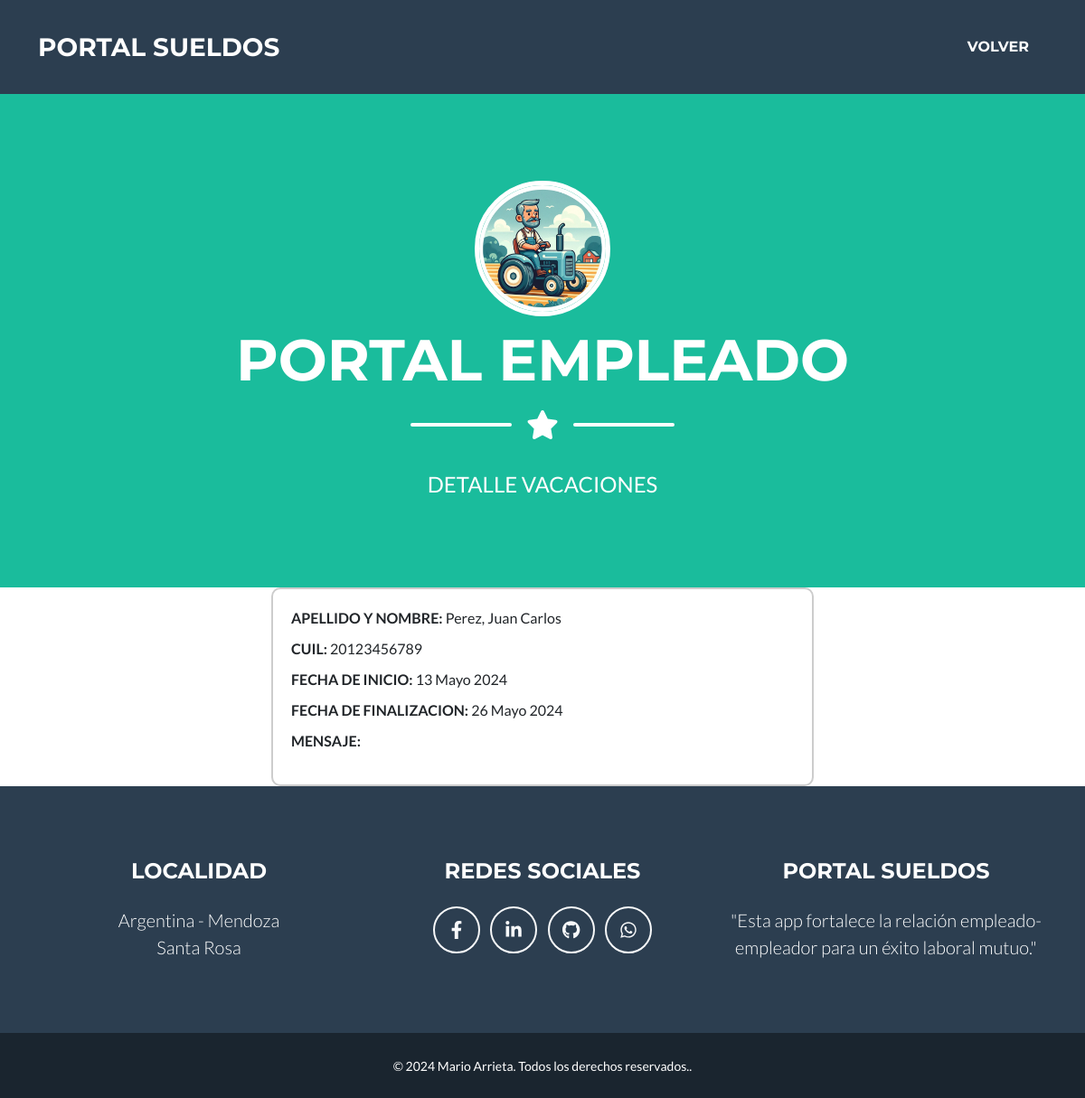
/empleado/vacaciones/detail/1, run on an earlier commit of the app's database.
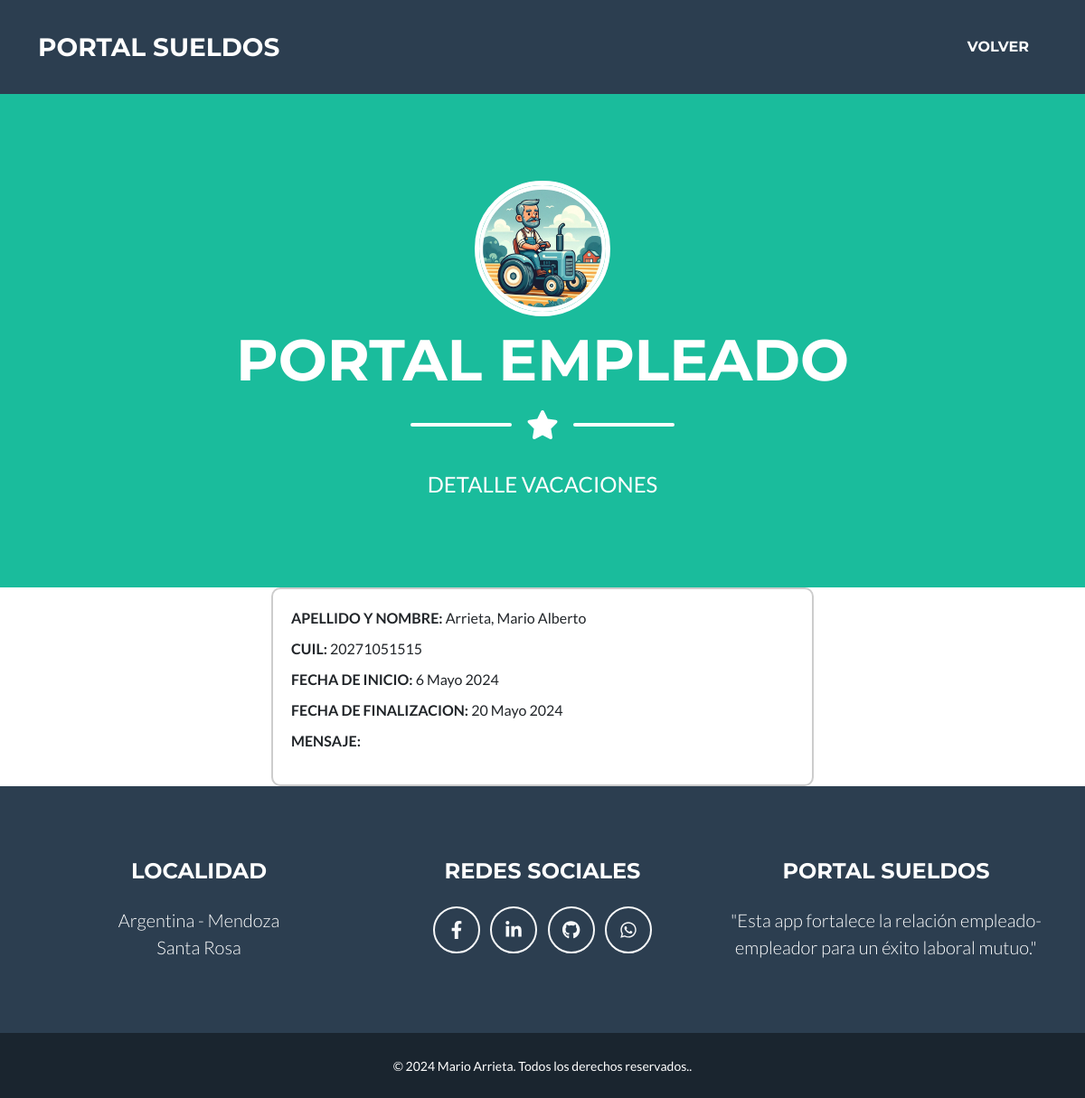
And on a later commit of the database.
### empleador/models.py (models this page shows, shortened)
class Vacaciones (models.Model):
    fecha_notificacion = models.DateField(auto_now=True, verbose_name="Fecha de Notificación")
    fecha_inicio = models.DateField(verbose_name="Fecha de Inicio")
    fecha_fin = models.DateField(verbose_name="Fecha de Finalizacion")
    período = models.PositiveIntegerField(validators=[validate_year_range], verbose_name="Corresponden al año")
    archivo_adjunto = models.FileField (null=True, blank=True, upload_to="archivos/vacaciones/", verbose_name="Archivo adjunto")
    visto = models.BooleanField (editable=False, default=False, verbose_name="Visto")
    empleado = models.ForeignKey (Empleado, on_delete=models.CASCADE, verbose_name= "Empleado")
    class Meta:
        verbose_name_plural = "Vacaciones"

class Empleado (models.Model):
    apellido = models.CharField(max_length=50, verbose_name="Apellido")
    nombre = models.CharField(max_length=50, verbose_name="Nombre")
    cuil = models.PositiveIntegerField(validators=[validate_cuil_length], unique=True, verbose_name="CUIL")
    fecha_ingreso = models.DateField(verbose_name="Fecha de ingreso")
    fecha_baja = models.DateField(null= True, blank = True, verbose_name="Fecha de baja")
    email = models.EmailField(verbose_name= "e-Mail ")
    empleador = models.ForeignKey (Empleador, on_delete=models.CASCADE, verbose_name="Empleador")
    class Meta:
        verbose_name = "Empleado"
        verbose_name_plural = "Empleados"

### empleado/views.py (the view)
# urls.py: path("vacaciones/detail/<pk>", views.VacacionesDetail.as_view(), name="vacaciones_detail"),
class VacacionesDetail (DetailView):
    model = Vacaciones
    template_name = "empleado/vacaciones_detail.html"

### empleado/templates/empleado/vacaciones_detail.html (shortened to what this page needs)
{% extends 'core/base.html' %}
{% load static %}
{% block  titulo%}
    <li class="nav-item mx-0 mx-lg-1"><a class="nav-link py-3 px-0 px-lg-3 rounded" href="{% url 'empleado:index' %}">Volver</a></li>
{% endblock titulo %}
{% block imagen %}
   {% static 'empleado/img/empleado.webp' %}
{% endblock imagen %}
{% block pagina%}
   PORTAL EMPLEADO
{% endblock pagina%}
{% block mensaje%}
    DETALLE VACACIONES
{% endblock mensaje%}
{% block formulario%}
<div class="detalle-vacaciones">
    <ul>
        <li><strong>APELLIDO Y NOMBRE:</strong> {{ object.empleado.apellido }}, {{ object.empleado.nombre }}</li>
        <li><strong>CUIL:</strong> {{ object.empleado.cuil }}</li>
        <li><strong>FECHA DE INICIO:</strong> {{ object.fecha_inicio }}</li>
        <li><strong>FECHA DE FINALIZACION: </strong> {{ object.fecha_fin }}</li>
        <li><strong>MENSAJE:</strong> {{ object.mensaje }}</li>
    </ul>
</div>
{% endblock formulario%}

What changed in the data, as far as the page shows it:
changed Vacaciones: empleado.apellido "Perez" → "Arrieta"; empleado.nombre "Juan Carlos" → "Mario Alberto"; empleado.cuil "20123456789" → "20271051515"; fecha_inicio "13 Mayo 2024" → "6 Mayo 2024"; fecha_fin "26 Mayo 2024" → "20 Mayo 2024"
